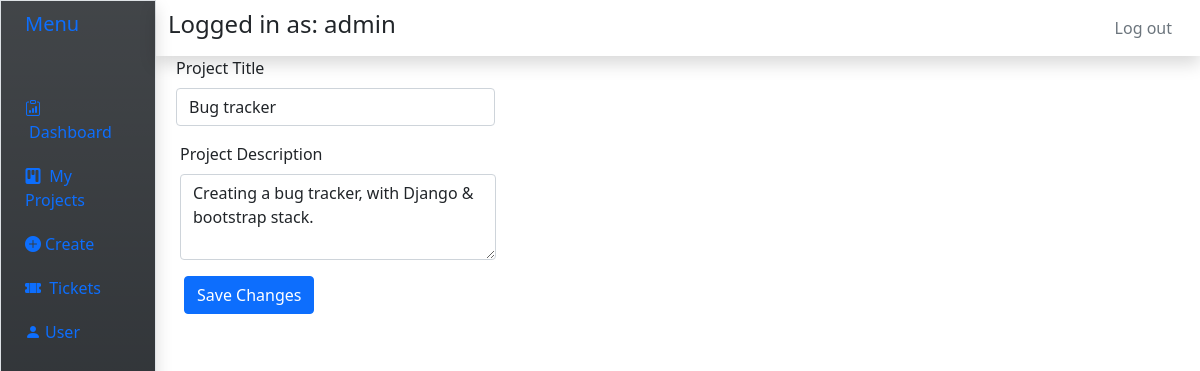
/edit/6/ (signed in), run on the app's committed database.
### jiralike/models.py (models this page shows, shortened)
class User(AbstractUser):
	rchoices = [
		('Submitter','Submitter'),
		('Manager','Manager'),
		('Developer','Developer'),
		('Admin', 'Admin'),
	]
	role = models.CharField(
		max_length=40,
		choices = rchoices,
		default = 'Submitter'
	)

class Project(models.Model):
	name =  models.CharField(max_length=200, null = False)
	description = models.TextField(blank =True, null=True)
	user = models.ForeignKey(User, on_delete =models.CASCADE, null =True,related_name="project")

### jiralike/views.py (the view, shortened to what this page needs)
# urls.py: path("edit/<int:id>/", views.edit, name ='edit'),
@permission_required('jiralike.change_project', login_url='/home/')
def edit(response,id):
	pj = Project.objects.get(id = id)
	return render(response, "jiralike/edit_project.html",{"pj":pj})

### jiralike/templates/jiralike/edit_project.html (shortened to what this page needs)
{%extends 'jiralike/base.html' %}
{%block content%}
<form method="post" action = "#">
<div class="mb-3 cotainer-md  mx-2">
	<div class ='row'>
		<div class ='col-4'>
			<div class="mb-3">
			  <label for="title" class="form-label">Project Title</label>
		  		<input type="text" class="form-control" name = "title" value = "{{pj.name}}">
					</div>
				</div>
			</div>
<div class = 'cotainer-md  mx-1'>
	<div class ='row'>
		<div class ='col-4'>
		<div class="mb-3">
  			<label for="exampleFormControlTextarea1" class="form-label">Project Description</label>
 			 <textarea class="form-control" rows="3" name = "description">{{pj.description}}</textarea>
				</div>
				</div>
		</div>
</div>
	<button type ='submit', name ='ssss', value="new" class="btn btn-primary mx-2">Save Changes</button>
</form>
{%endblock%}

### jiralike/templates/jiralike/base.html (shortened to what this page needs)
<!DOCTYPE html>
<html>
<head>
  <link href="https://cdn.jsdelivr.net/npm/bootstrap@5.0.2/dist/css/bootstrap.min.css" rel="stylesheet"
>
  <link rel="stylesheet" href="https://cdn.jsdelivr.net/npm/bootstrap-icons@1.10.3/font/bootstrap-icons.css">
</head>
<body>
  <div class="container-fluid">
    <div class="row flex-nowrap">
      <div class="col-auto col-md-3 col-xl-2 px-sm-2 px-0 bg-dark bg-gradient border shadow  " style="width: 13%;">
        <div class="d-flex flex-column align-items-center align-items-sm-start px-3 pt-2 text-dark min-vh-100">
          <a href="/" class="d-flex align-items-center pb-3 mb-md-0 me-md-auto text-primary text-decoration-none">
            <span class="fs-5 d-none d-sm-inline">Menu</span>
          </a>
          <ul class="nav nav-pills flex-column mb-sm-auto mb-0 align-items-center align-items-sm-start" id="menu">
            <li class="nav-item mb-1">
              <a href="/home" class="nav-link align-middle px-0">
                <i class="bi bi-clipboard-data"></i> <span class="ms-1 d-none d-sm-inline">Dashboard</span>
              </a>
            </li>
            <ul class="nav nav-pills flex-column mb-sm-auto mb-0 align-items-center align-items-sm-start" id="menu">
              <li class="nav-item mb-1">
                <a href="/view" class="nav-link align-middle px-0">
                  <i class="bi bi-kanban-fill"></i> <span class="ms-1 d-none d-sm-inline">My Projects</span>
                </a>
              </li>
              <li class="nav-item mb-1">
                <a href="{% url 'create' %}" class="nav-link align-middle px-0">
                  <i class="bi bi-plus-circle-fill"></i><span class="ms-1 d-none d-sm-inline">Create</span>
                </a>
              </li>
              <li class="nav-item mb-1">
                <a href="{% url 'ticket:tview' %}" class="nav-link align-middle px-0">
                  <i class="bi bi-ticket-perforated-fill"></i> <span class="ms-1 d-none d-sm-inline">Tickets</span>
                </a>
              </li>
              <li class="nav-item">
                <a href="{% url 'current_user' %}" class="nav-link align-middle px-0">
                  <i class="bi bi-person-fill"></i><span class="ms-1 d-none d-sm-inline">User</span>
                </a>
              </li>
            </ul>
        </div>
      </div>
      <div class="col">
        <div class="row sticky-top">
          <nav class="navbar navbar-expand-lg navbar-white  shadow">
            <div class="col-8">
              {% if user.is_anonymous == False%}
              <p class='h4'>Logged in as: {{user}}</p>
              {% endif %}
            </div>
            <div class="col-4 text-secondary">
              {%if user.is_anonymous%}
              <div class="d-flex justify-content-end"><a class="nav-link text-secondary" href="/login">Login</a></div>
              {%else%}
              <div class="d-flex justify-content-end"><a class="nav-link text-secondary" href="/logout">Log out</a>
              </div>
              {%endif%}
            </div>
          </nav>
        </div>
        {%block content%}{%endblock%}
      </div>
    </div>
  </div>
</body>
</html>

### data on the page
User: username "admin"
Project: title "Bug tracker", description "Creating a bug tracker, with Django & bootstrap stack."
